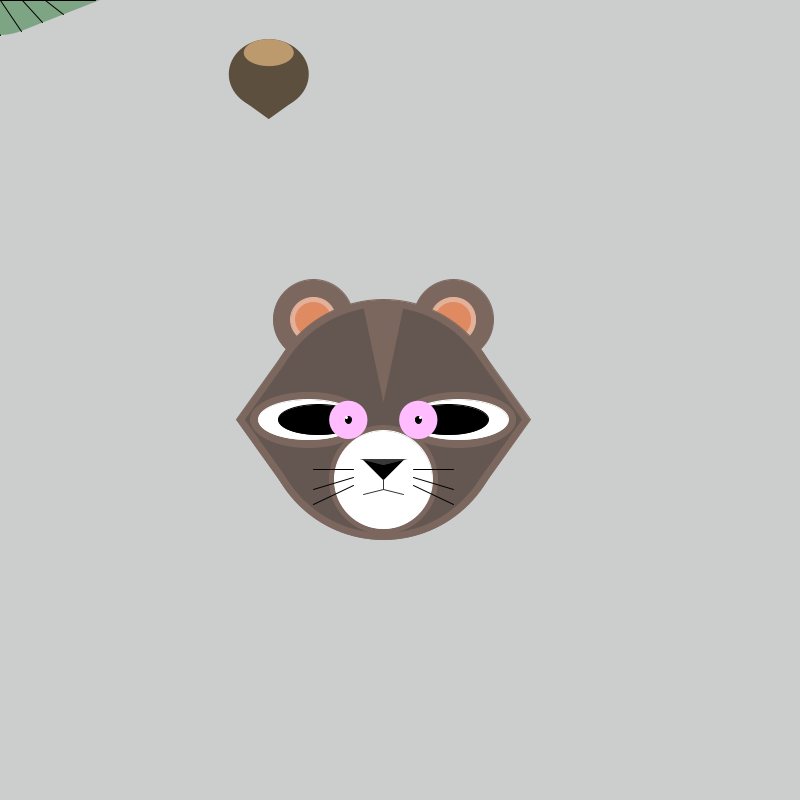
Frame 1 (no input)
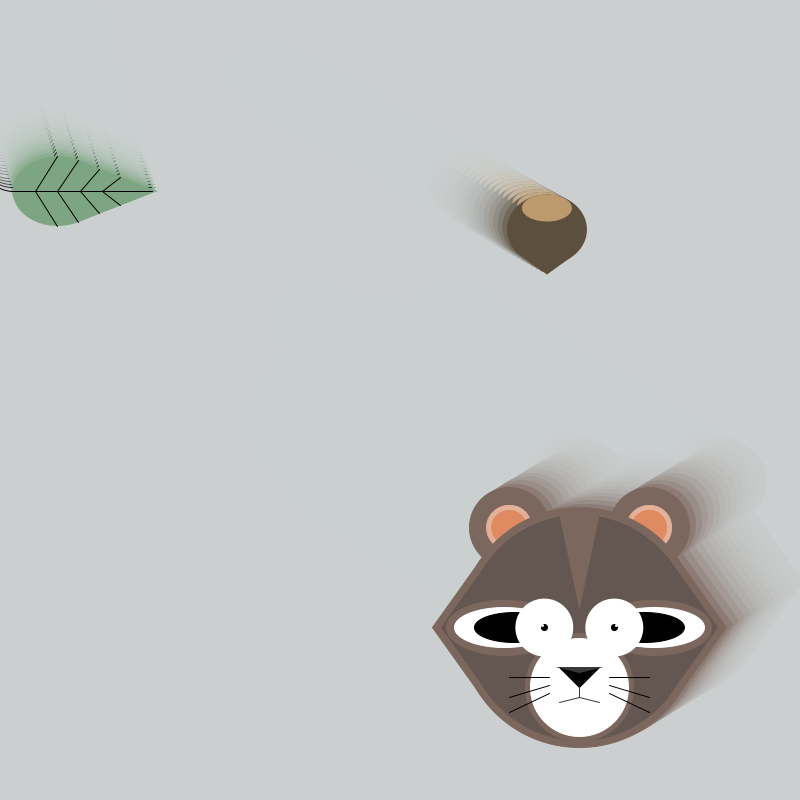
Frame 60 (the mouse pressed at the canvas centre just before this capture)
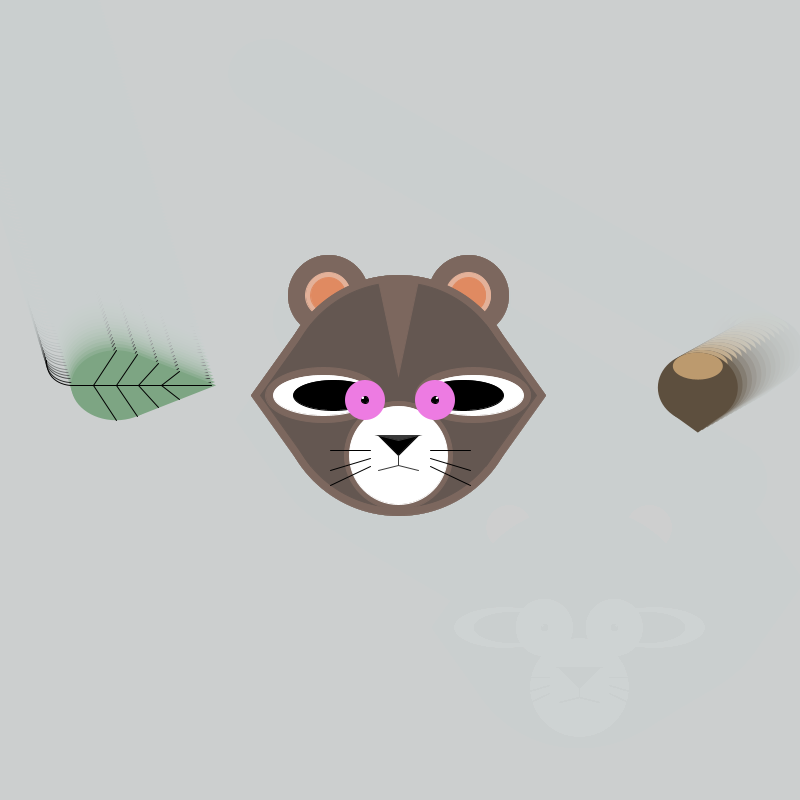
Frame 120 (the mouse held since frame 60 and released just before this capture)

The Processing sketch that drew these frames (run headless with seeded random() and noise(); from frame 60 on, the mouse is pressed at the canvas centre):

// Processing sketch: processing_145303
// ── processing_145303.pde


//Mapache:
float x;
float y;
float vx = random(4, 7);
float vy = random(3, 5);

//Fulla
float x1;
float y1;
float vx1= random(0.5,1);
float vy1= random(3,4);

//CastanyaRebot
float x2;
float y2;
float vx2= random(3,5);
float vy2= random(2,4);


 void setup() {
 size(800,800);

  x = random (200,600);
  y = random (200,600);
  
  x1 = random (0,0);
  y1 = random (0,0);
  
  x2 = random (width);
  y2 = random (height);;
}


 void draw() {
  Background();
  Fulla();
  CastanyaRebot();
  Mapache();
  Velocitat();
  ComprovaLimits();
}

  void Background() {
  fill(205,211,211,50); 
  noStroke();
  rect(0,0,width,height);
}
    
  void Fulla(){
  fill(125,165,131);
  noStroke();
  ellipse(x1, y1, 90, 70);
  triangle(x1+21, y1+31, x1+21, y1-31, x1+100,y1 );
  
  noFill();
  noStroke();
  line(x1-45, y1, x1-45, y1);
  line(x1-70, y1, x1-70, y1-25);
  stroke(0, 0, 0);
  bezier(x1-45, y1, x1-45, y1,  x1-70, y1, x1-70, y1-25);
  
  stroke(0);
  strokeWeight(1);
  line(x1-45,y1,x1+95,y1);
  
  line(x1-22.5,y1,x1,y1+35);
  line(x1-22.5,y1,x1,y1-35);
  
  line(x1,y1,x1+21,y1+31);
  line(x1,y1,x1+21,y1-31);
  
  line(x1+22.5,y1,x1+42,y1+22);
  line(x1+22.5,y1,x1+42,y1-22);
  
  line(x1+45,y1,x1+63,y1+14);
  line(x1+45,y1,x1+63,y1-14);
}
  
  void CastanyaRebot(){
  noStroke();
  fill (93,79,62);
  ellipse (x2,y2,80,70);
  triangle (x2-25,y2+27,x2+25,y2+27,x2,y2+45);
  fill (188,154,110);
  ellipse (x2,y2-21.5,50,27);
}

  void Mapache() {
  //Orella exterior (marro)://
  stroke(124,103,94);
  fill(124,103,94);


  ellipse(x-70,y-100,80,80);
  ellipse(x+70,y-100,80,80);

  //Orella interior (carn)://
  fill(227,177,153);
  stroke(227,177,153);
  ellipse(x-70,y-100,45,45);
  ellipse(x+70,y-100,45,45);

  //Orella interior (carn)://
  fill(224,138,97);
  stroke(224,138,97);
  ellipse(x-70,y-100,35,35);
  ellipse(x+70,y-100,35,35);


  fill(124,103,94);
  stroke(124,103,94); 
  //Esfera (marró clar)://
  ellipse(x,y,240,240);
  //Triangle (marró clar)://
  triangle(x-97, y-70, x-147, y, x-97, y+70);
  triangle(x+97, y-70, x+147, y, x+97, y+70);


  fill(100,87,81);
  stroke(100,87,81);
  //Esfera (marró fosc)://
  ellipse(x,y,225,225);
  //Triangle (marró fosc)://
  triangle(x-88, y-70, x-138, y, x-88, y+70);
  triangle(x+88, y-70, x+138, y, x+88, y+70);

  //Cresta (marró fosc)://
  stroke(124,103,94);
  fill(124,103,94);
  triangle(x-20,y-115, x+20, y-115, x, y-20);

  //Esfera morro (marró fosc)://
  stroke(124,103,94);
  fill(124,103,94);
  ellipse(x,y+60,108,108);

  //Esfera morro (blanca)://
  fill(255,255,255);
  stroke(255,255,255);
  ellipse(x,y+60,98,98);

  //Triangle nas (nigga)://
  fill(0,0,0);
  stroke(0,0,0);
  triangle(x,y+60,x-20,y+40,x+20,y+40);

  //Triangle nas (nigga)://
  fill(57,57,57);
  stroke(57,57,57);
  triangle(x,y+45,x-20,y+40,x+20,y+40);

  //Ralla boca (vertical+morrus)://
  line(x,y+60,x,y+70);
  line(x,y+70,x-20,y+75);
  line(x,y+70,x+20,y+75);
 
  //Elipse antifaç (marro clar)://
  stroke(124,103,94);
  fill(124,103,94);
  ellipse(x+75,y,115,55);
  ellipse(x-75,y,115,55);

  //Elipse antifaç (blanc)://
  fill(255,255,255);
  stroke(255,255,255);
  ellipse(x-75,y,100,40);
  ellipse(x+75,y,100,40);

  //Elipse antifaç (negre)://
  fill(0,0,0);
  stroke(0,0,0);
  ellipse(x-65,y,80,30);
  ellipse(x+65,y,80,30);


  //Ulls (blau)://
  fill(245,230,99);
  stroke(245,230,99);
  ellipse(x-35,y,10,10);
  ellipse(x+35,y,10,10);

 //Ulls (blau)://
 fill(x +245, y -230, x -99);
 noStroke();

  if (mousePressed) {
  x = mouseX;
  y = mouseY; 
  fill(random(255), random(255), random(255));
  noStroke();
}
  
  ellipse(x-35,y,x/10,x/10);
  ellipse(x+35,y,x/10,x/10);

  //Ulls (negre)://
  fill(0,0,0);
  stroke(0,0,0);
  ellipse(x-35,y,6.5,6.5);
  ellipse(x+35,y,6.5,6.5);

  //Ulls (reflex blanc)://
  fill(255,255,255);
  stroke(255,255,255);
  ellipse(x-37,y-2,1.9,1.9);
  ellipse(x+37,y-2,1.9,1.9);

  //bigotis (esquerre)://
  stroke(0,0,0);
  line(x+30,y+50,x+70,y+50);
  line(x+30,y+58,x+70,y+70);
  line(x+30,y+66,x+70,y+85);
  
  //bigotis (dreta)://
  stroke(0,0,0);
  line(x-30,y+50,x-70,y+50);
  line(x-30,y+58,x-70,y+70);
  line(x-30,y+66,x-70,y+85);
  
}


  void Velocitat(){
  x = x+vx;
  y = y+vy;
   
  x1=x1+vx1;
  y1=y1+vy1;
   
  x2=x2+vx2;
  y2=y2+vy2;
}
 
  
   
  void ComprovaLimits(){
  if (x+147>width||x-147 <0) {  
  vx=-vx;
  }
  if (y+120>height||y-120 <0) {    
  vy=-vy;
  }
  
  if (x1 < 0) { 
  x1=width;
  }
  if (x1>width) {
  x1=0;
  }
  if (y1 < 0) {
  y1=height;
  }
  if (y1>height) { 
  y1=0;
  }
  
  if (x2+40>width||x2-40 <0) {  
  vx2=-vx2;
  }
  if (y2+45>height||y2-35 <0) {    
  vy2=-vy2;
  }  
}


void mousePressed() {
  vx=random(-3, 4);
  vy=random(-5, 5);
  x=mouseX;
  y=mouseY;
  }
